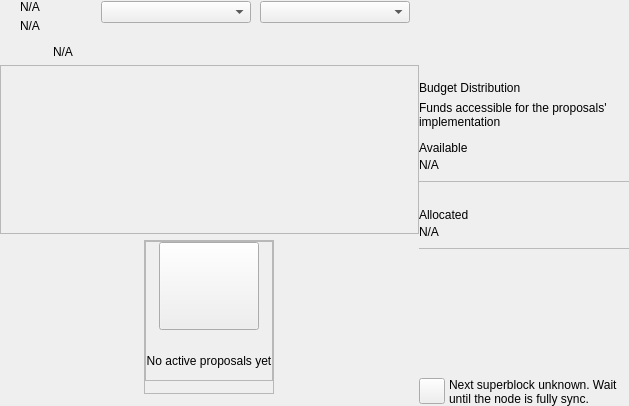
<?xml version="1.0" encoding="UTF-8"?>
<ui version="4.0">
 <class>governancewidget</class>
 <widget class="QWidget" name="governancewidget">
  <property name="geometry">
   <rect>
    <x>0</x>
    <y>0</y>
    <width>629</width>
    <height>406</height>
   </rect>
  </property>
  <property name="minimumSize">
   <size>
    <width>0</width>
    <height>150</height>
   </size>
  </property>
  <property name="windowTitle">
   <string notr="true">N/A</string>
  </property>
  <layout class="QHBoxLayout" name="horizontalLayout_1" stretch="2,1">
   <property name="spacing">
    <number>0</number>
   </property>
   <property name="leftMargin">
    <number>0</number>
   </property>
   <property name="topMargin">
    <number>0</number>
   </property>
   <property name="rightMargin">
    <number>0</number>
   </property>
   <property name="bottomMargin">
    <number>0</number>
   </property>
   <item>
    <widget class="QWidget" name="left" native="true">
     <layout class="QVBoxLayout" name="verticalLayout_1" stretch="0,0,1,0">
      <property name="leftMargin">
       <number>0</number>
      </property>
      <property name="topMargin">
       <number>0</number>
      </property>
      <property name="rightMargin">
       <number>0</number>
      </property>
      <property name="bottomMargin">
       <number>0</number>
      </property>
      <item>
       <widget class="QWidget" name="containerTitles" native="true">
        <property name="maximumSize">
         <size>
          <width>16777215</width>
          <height>60</height>
         </size>
        </property>
        <layout class="QHBoxLayout" name="horizontalLayout_2">
         <property name="spacing">
          <number>0</number>
         </property>
         <property name="leftMargin">
          <number>20</number>
         </property>
         <property name="topMargin">
          <number>0</number>
         </property>
         <property name="rightMargin">
          <number>0</number>
         </property>
         <property name="bottomMargin">
          <number>0</number>
         </property>
         <item>
          <layout class="QVBoxLayout" name="verticalLayout_2">
           <property name="spacing">
            <number>5</number>
           </property>
           <item>
            <widget class="QLabel" name="labelTitle">
             <property name="text">
              <string notr="true">N/A</string>
             </property>
            </widget>
           </item>
           <item alignment="Qt::AlignTop">
            <widget class="QLabel" name="labelSubtitle1">
             <property name="text">
              <string notr="true">N/A</string>
             </property>
            </widget>
           </item>
          </layout>
         </item>
         <item>
          <spacer name="horizontalSpacer">
           <property name="orientation">
            <enum>Qt::Horizontal</enum>
           </property>
           <property name="sizeHint" stdset="0">
            <size>
             <width>40</width>
             <height>20</height>
            </size>
           </property>
          </spacer>
         </item>
         <item>
          <widget class="QWidget" name="containerSort" native="true">
           <property name="minimumSize">
            <size>
             <width>0</width>
             <height>0</height>
            </size>
           </property>
           <layout class="QHBoxLayout" name="horizontalLayout_3">
            <property name="leftMargin">
             <number>0</number>
            </property>
            <property name="topMargin">
             <number>0</number>
            </property>
            <item>
             <widget class="QComboBox" name="comboBoxSort">
              <property name="minimumSize">
               <size>
                <width>150</width>
                <height>0</height>
               </size>
              </property>
             </widget>
            </item>
           </layout>
          </widget>
         </item>
         <item>
          <widget class="QWidget" name="containerFilter" native="true">
           <property name="minimumSize">
            <size>
             <width>0</width>
             <height>0</height>
            </size>
           </property>
           <layout class="QHBoxLayout" name="horizontalLayout_4">
            <property name="leftMargin">
             <number>0</number>
            </property>
            <property name="topMargin">
             <number>0</number>
            </property>
            <item>
             <widget class="QComboBox" name="comboBoxFilter">
              <property name="minimumSize">
               <size>
                <width>115</width>
                <height>0</height>
               </size>
              </property>
              <property name="sizeAdjustPolicy">
               <enum>QComboBox::AdjustToMinimumContentsLength</enum>
              </property>
              <property name="minimumContentsLength">
               <number>15</number>
              </property>
             </widget>
            </item>
           </layout>
          </widget>
         </item>
        </layout>
       </widget>
      </item>
      <item>
       <widget class="QWidget" name="layoutWarning" native="true">
        <property name="maximumSize">
         <size>
          <width>16777215</width>
          <height>40</height>
         </size>
        </property>
        <layout class="QVBoxLayout" name="verticalLayout_3">
         <property name="spacing">
          <number>0</number>
         </property>
         <property name="leftMargin">
          <number>0</number>
         </property>
         <property name="topMargin">
          <number>0</number>
         </property>
         <property name="rightMargin">
          <number>0</number>
         </property>
         <property name="bottomMargin">
          <number>0</number>
         </property>
         <item>
          <widget class="QWidget" name="containerWarning" native="true">
           <layout class="QVBoxLayout" name="verticalLayout_4">
            <property name="spacing">
             <number>6</number>
            </property>
            <property name="leftMargin">
             <number>18</number>
            </property>
            <property name="topMargin">
             <number>6</number>
            </property>
            <property name="rightMargin">
             <number>20</number>
            </property>
            <property name="bottomMargin">
             <number>0</number>
            </property>
            <item>
             <widget class="QFrame" name="frameWarning">
              <property name="styleSheet">
               <string notr="true">border:none;</string>
              </property>
              <property name="frameShape">
               <enum>QFrame::StyledPanel</enum>
              </property>
              <property name="frameShadow">
               <enum>QFrame::Raised</enum>
              </property>
              <layout class="QHBoxLayout" name="horizontalLayout_5" stretch="0,2">
               <property name="spacing">
                <number>3</number>
               </property>
               <property name="leftMargin">
                <number>0</number>
               </property>
               <property name="topMargin">
                <number>0</number>
               </property>
               <property name="rightMargin">
                <number>0</number>
               </property>
               <property name="bottomMargin">
                <number>0</number>
               </property>
               <item alignment="Qt::AlignVCenter">
                <widget class="QPushButton" name="imgWarning">
                 <property name="styleSheet">
                  <string notr="true">border:none;</string>
                 </property>
                 <property name="text">
                  <string/>
                 </property>
                 <property name="iconSize">
                  <size>
                   <width>24</width>
                   <height>24</height>
                  </size>
                 </property>
                </widget>
               </item>
               <item alignment="Qt::AlignVCenter">
                <widget class="QLabel" name="lblWarning">
                 <property name="styleSheet">
                  <string notr="true"/>
                 </property>
                 <property name="text">
                  <string notr="true">N/A</string>
                 </property>
                 <property name="alignment">
                  <set>Qt::AlignBottom|Qt::AlignLeading|Qt::AlignLeft</set>
                 </property>
                </widget>
               </item>
              </layout>
             </widget>
            </item>
           </layout>
          </widget>
         </item>
        </layout>
       </widget>
      </item>
      <item>
       <widget class="QWidget" name="mainContainer" native="true">
        <property name="sizePolicy">
         <sizepolicy hsizetype="Expanding" vsizetype="Expanding">
          <horstretch>0</horstretch>
          <verstretch>0</verstretch>
         </sizepolicy>
        </property>
        <layout class="QVBoxLayout" name="verticalLayout_5">
         <property name="spacing">
          <number>0</number>
         </property>
         <property name="leftMargin">
          <number>0</number>
         </property>
         <property name="topMargin">
          <number>0</number>
         </property>
         <property name="rightMargin">
          <number>0</number>
         </property>
         <property name="bottomMargin">
          <number>0</number>
         </property>
         <item>
          <widget class="QScrollArea" name="scrollArea">
           <property name="styleSheet">
            <string notr="true"/>
           </property>
           <property name="horizontalScrollBarPolicy">
            <enum>Qt::ScrollBarAlwaysOff</enum>
           </property>
           <property name="widgetResizable">
            <bool>true</bool>
           </property>
           <property name="alignment">
            <set>Qt::AlignLeading|Qt::AlignLeft|Qt::AlignTop</set>
           </property>
           <widget class="QWidget" name="scrollAreaWidgetContents">
            <property name="geometry">
             <rect>
              <x>0</x>
              <y>0</y>
              <width>417</width>
              <height>157</height>
             </rect>
            </property>
           </widget>
          </widget>
         </item>
        </layout>
       </widget>
      </item>
      <item alignment="Qt::AlignHCenter|Qt::AlignVCenter">
       <widget class="QFrame" name="emptyContainer">
        <property name="sizePolicy">
         <sizepolicy hsizetype="Expanding" vsizetype="Expanding">
          <horstretch>0</horstretch>
          <verstretch>0</verstretch>
         </sizepolicy>
        </property>
        <property name="minimumSize">
         <size>
          <width>0</width>
          <height>100</height>
         </size>
        </property>
        <property name="styleSheet">
         <string notr="true">margin-bottom:12px;</string>
        </property>
        <property name="frameShape">
         <enum>QFrame::StyledPanel</enum>
        </property>
        <property name="frameShadow">
         <enum>QFrame::Raised</enum>
        </property>
        <layout class="QVBoxLayout" name="verticalLayout_6" stretch="8">
         <property name="spacing">
          <number>0</number>
         </property>
         <property name="leftMargin">
          <number>0</number>
         </property>
         <property name="topMargin">
          <number>0</number>
         </property>
         <property name="rightMargin">
          <number>0</number>
         </property>
         <property name="bottomMargin">
          <number>0</number>
         </property>
         <item alignment="Qt::AlignHCenter|Qt::AlignVCenter">
          <widget class="QFrame" name="emptyScreen">
           <property name="sizePolicy">
            <sizepolicy hsizetype="Expanding" vsizetype="Expanding">
             <horstretch>0</horstretch>
             <verstretch>0</verstretch>
            </sizepolicy>
           </property>
           <property name="frameShape">
            <enum>QFrame::StyledPanel</enum>
           </property>
           <property name="frameShadow">
            <enum>QFrame::Raised</enum>
           </property>
           <layout class="QVBoxLayout" name="verticalLayout_7">
            <property name="spacing">
             <number>12</number>
            </property>
            <property name="leftMargin">
             <number>0</number>
            </property>
            <property name="topMargin">
             <number>0</number>
            </property>
            <property name="rightMargin">
             <number>0</number>
            </property>
            <property name="bottomMargin">
             <number>0</number>
            </property>
            <item alignment="Qt::AlignHCenter|Qt::AlignVCenter">
             <widget class="QPushButton" name="pushImgEmpty">
              <property name="minimumSize">
               <size>
                <width>100</width>
                <height>100</height>
               </size>
              </property>
              <property name="maximumSize">
               <size>
                <width>100</width>
                <height>100</height>
               </size>
              </property>
              <property name="text">
               <string/>
              </property>
              <property name="iconSize">
               <size>
                <width>100</width>
                <height>100</height>
               </size>
              </property>
             </widget>
            </item>
            <item alignment="Qt::AlignHCenter|Qt::AlignVCenter">
             <widget class="QLabel" name="labelEmpty">
              <property name="styleSheet">
               <string notr="true"/>
              </property>
              <property name="text">
               <string>No active proposals yet</string>
              </property>
              <property name="alignment">
               <set>Qt::AlignCenter</set>
              </property>
             </widget>
            </item>
           </layout>
          </widget>
         </item>
        </layout>
       </widget>
      </item>
     </layout>
    </widget>
   </item>
   <item>
    <widget class="QWidget" name="right" native="true">
     <layout class="QVBoxLayout" name="verticalLayout_8">
      <property name="leftMargin">
       <number>0</number>
      </property>
      <property name="topMargin">
       <number>0</number>
      </property>
      <property name="rightMargin">
       <number>0</number>
      </property>
      <property name="bottomMargin">
       <number>0</number>
      </property>
      <item>
       <layout class="QVBoxLayout" name="verticalLayout_9" stretch="0,0,0">
        <property name="spacing">
         <number>6</number>
        </property>
        <item>
         <widget class="OptionButton" name="btnCreateProposal" native="true">
          <property name="minimumSize">
           <size>
            <width>0</width>
            <height>60</height>
           </size>
          </property>
         </widget>
        </item>
        <item>
         <spacer name="verticalSpacer_1">
          <property name="orientation">
           <enum>Qt::Vertical</enum>
          </property>
          <property name="sizeType">
           <enum>QSizePolicy::Fixed</enum>
          </property>
          <property name="sizeHint" stdset="0">
           <size>
            <width>20</width>
            <height>6</height>
           </size>
          </property>
         </spacer>
        </item>
        <item>
         <widget class="QWidget" name="containerBudget" native="true">
          <property name="minimumSize">
           <size>
            <width>0</width>
            <height>200</height>
           </size>
          </property>
          <layout class="QVBoxLayout" name="verticalLayout_10">
           <property name="leftMargin">
            <number>0</number>
           </property>
           <property name="rightMargin">
            <number>0</number>
           </property>
           <property name="bottomMargin">
            <number>0</number>
           </property>
           <item>
            <widget class="QLabel" name="labelBudget">
             <property name="text">
              <string>Budget Distribution</string>
             </property>
            </widget>
           </item>
           <item>
            <widget class="QLabel" name="labelBudgetSubTitle">
             <property name="text">
              <string>Funds accessible for the proposals' implementation</string>
             </property>
             <property name="wordWrap">
              <bool>true</bool>
             </property>
            </widget>
           </item>
           <item>
            <spacer name="verticalSpacer_2">
             <property name="orientation">
              <enum>Qt::Vertical</enum>
             </property>
             <property name="sizeType">
              <enum>QSizePolicy::Fixed</enum>
             </property>
             <property name="sizeHint" stdset="0">
              <size>
               <width>20</width>
               <height>6</height>
              </size>
             </property>
            </spacer>
           </item>
           <item>
            <widget class="QWidget" name="widget" native="true">
             <layout class="QVBoxLayout" name="verticalLayout_11">
              <property name="spacing">
               <number>3</number>
              </property>
              <property name="leftMargin">
               <number>0</number>
              </property>
              <property name="topMargin">
               <number>0</number>
              </property>
              <property name="rightMargin">
               <number>0</number>
              </property>
              <property name="bottomMargin">
               <number>0</number>
              </property>
              <item alignment="Qt::AlignBottom">
               <widget class="QLabel" name="labelAvailableTitle">
                <property name="text">
                 <string>Available</string>
                </property>
               </widget>
              </item>
              <item>
               <widget class="QLabel" name="labelAvailableAmount">
                <property name="text">
                 <string notr="true">N/A</string>
                </property>
               </widget>
              </item>
              <item>
               <spacer name="verticalSpacer_3">
                <property name="orientation">
                 <enum>Qt::Vertical</enum>
                </property>
                <property name="sizeType">
                 <enum>QSizePolicy::Fixed</enum>
                </property>
                <property name="sizeHint" stdset="0">
                 <size>
                  <width>20</width>
                  <height>6</height>
                 </size>
                </property>
               </spacer>
              </item>
              <item>
               <widget class="QWidget" name="line" native="true">
                <property name="minimumSize">
                 <size>
                  <width>0</width>
                  <height>1</height>
                 </size>
                </property>
                <property name="maximumSize">
                 <size>
                  <width>16777215</width>
                  <height>1</height>
                 </size>
                </property>
                <property name="styleSheet">
                 <string notr="true">background-color:#bababa;</string>
                </property>
               </widget>
              </item>
             </layout>
            </widget>
           </item>
           <item>
            <spacer name="verticalSpacer_4">
             <property name="orientation">
              <enum>Qt::Vertical</enum>
             </property>
             <property name="sizeType">
              <enum>QSizePolicy::Fixed</enum>
             </property>
             <property name="sizeHint" stdset="0">
              <size>
               <width>20</width>
               <height>20</height>
              </size>
             </property>
            </spacer>
           </item>
           <item>
            <widget class="QWidget" name="widget_2" native="true">
             <layout class="QVBoxLayout" name="verticalLayout_12">
              <property name="spacing">
               <number>3</number>
              </property>
              <property name="leftMargin">
               <number>0</number>
              </property>
              <property name="topMargin">
               <number>0</number>
              </property>
              <property name="rightMargin">
               <number>0</number>
              </property>
              <property name="bottomMargin">
               <number>0</number>
              </property>
              <item alignment="Qt::AlignBottom">
               <widget class="QLabel" name="labelAllocatedTitle">
                <property name="text">
                 <string>Allocated</string>
                </property>
               </widget>
              </item>
              <item>
               <widget class="QLabel" name="labelAllocatedAmount">
                <property name="text">
                 <string notr="true">N/A</string>
                </property>
               </widget>
              </item>
              <item>
               <spacer name="verticalSpacer_5">
                <property name="orientation">
                 <enum>Qt::Vertical</enum>
                </property>
                <property name="sizeType">
                 <enum>QSizePolicy::Fixed</enum>
                </property>
                <property name="sizeHint" stdset="0">
                 <size>
                  <width>20</width>
                  <height>6</height>
                 </size>
                </property>
               </spacer>
              </item>
              <item>
               <widget class="QWidget" name="line2" native="true">
                <property name="minimumSize">
                 <size>
                  <width>0</width>
                  <height>1</height>
                 </size>
                </property>
                <property name="maximumSize">
                 <size>
                  <width>16777215</width>
                  <height>1</height>
                 </size>
                </property>
                <property name="styleSheet">
                 <string notr="true">background-color:#bababa;</string>
                </property>
               </widget>
              </item>
             </layout>
            </widget>
           </item>
           <item>
            <spacer name="verticalSpacer_6">
             <property name="orientation">
              <enum>Qt::Vertical</enum>
             </property>
             <property name="sizeHint" stdset="0">
              <size>
               <width>20</width>
               <height>40</height>
              </size>
             </property>
            </spacer>
           </item>
           <item>
            <widget class="QWidget" name="containerSuperblockInfo" native="true">
             <layout class="QHBoxLayout" name="horizontalLayout_6">
              <property name="spacing">
               <number>4</number>
              </property>
              <property name="leftMargin">
               <number>0</number>
              </property>
              <property name="topMargin">
               <number>0</number>
              </property>
              <property name="rightMargin">
               <number>0</number>
              </property>
              <property name="bottomMargin">
               <number>0</number>
              </property>
              <item alignment="Qt::AlignTop">
               <widget class="QPushButton" name="iconClock">
                <property name="minimumSize">
                 <size>
                  <width>26</width>
                  <height>26</height>
                 </size>
                </property>
                <property name="maximumSize">
                 <size>
                  <width>26</width>
                  <height>26</height>
                 </size>
                </property>
                <property name="text">
                 <string/>
                </property>
                <property name="iconSize">
                 <size>
                  <width>26</width>
                  <height>26</height>
                 </size>
                </property>
               </widget>
              </item>
              <item>
               <widget class="QLabel" name="labelNextSuperblock">
                <property name="text">
                 <string notr="true">Next superblock unknown. Wait until the node is fully sync.</string>
                </property>
                <property name="wordWrap">
                 <bool>true</bool>
                </property>
               </widget>
              </item>
             </layout>
            </widget>
           </item>
          </layout>
         </widget>
        </item>
       </layout>
      </item>
     </layout>
    </widget>
   </item>
  </layout>
 </widget>
 <customwidgets>
  <customwidget>
   <class>OptionButton</class>
   <extends>QWidget</extends>
   <header>qt/lats/optionbutton.h</header>
   <container>1</container>
  </customwidget>
 </customwidgets>
 <resources/>
 <connections/>
</ui>
